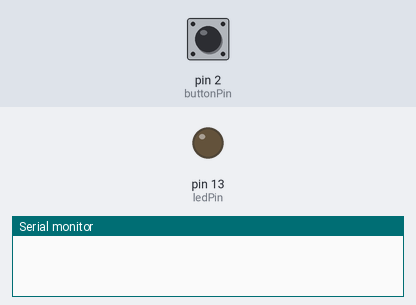
A sketch run on a simulated Arduino Uno, built with avr-gcc and run on an emulated ATmega328P. On the bench: output pins drawn as LEDs (lit = HIGH), the last lines printed to the serial monitor. The inputs (shaded band) are chosen by the test bench; at power-on: pin 2 (buttonPin) HIGH.

Above: at 1.2 s.
1.3 s: pin 2 (buttonPin) pulled LOW for 0.15 s
At 1.9 s:
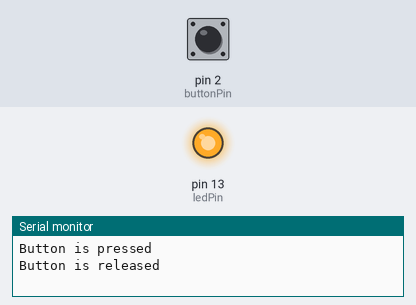
2.9 s: pin 2 (buttonPin) pulled LOW for 1 s
At 4.3 s:
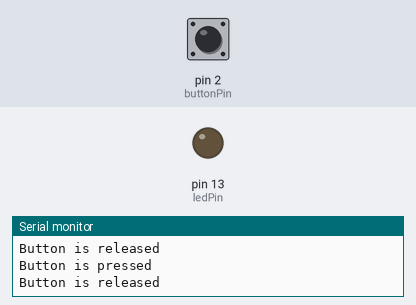
5.4 s: pin 2 (buttonPin) pulled LOW for 3.2 s
At 6.2 s:
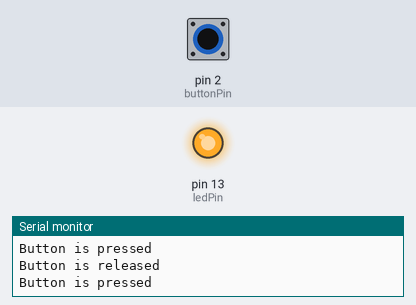
Timing chart, 0 to 8.4 s (numbered marks = the images above; inputs shaded):
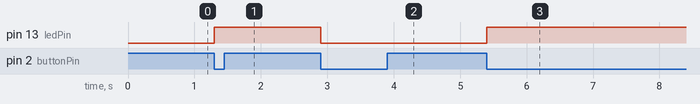

Measured:
- after the input at 1.3 s, pin 13 (ledPin): LOW → HIGH at once
- after the input at 2.9 s, pin 13 (ledPin): HIGH → LOW at once
- after the input at 5.4 s, pin 13 (ledPin): LOW → HIGH at once

The sketch:

example3_change_flag_using_button.ino
```cpp
const int buttonPin = 2;     // the number of the pushbutton pin
const int ledPin =  13;      // the number of the LED pin
boolean flag = 0;
boolean ledState = 0;
boolean buttonState = 0;         // variable for reading the pushbutton status

void setup() {
  // initialize the LED pin as an output:
  pinMode(ledPin, OUTPUT);
  // initialize the pushbutton pin as an input:
  pinMode(buttonPin, INPUT_PULLUP);
  Serial.begin(9600);
}

void loop() {
  // read the state of the pushbutton value:
  buttonState = !digitalRead(buttonPin);

  // check if the pushbutton is pressed. If it is, the buttonState is HIGH:
  if ( buttonState == HIGH && flag == false ) {
    // turn LED on:
    Serial.println("Button is pressed");
    ledState = !ledState;
    digitalWrite(ledPin, ledState);
    flag = true;
  }
  if ( buttonState == LOW && flag == true ){
    // turn LED off:
    Serial.println("Button is released");
    flag = false;
  }
}
```
